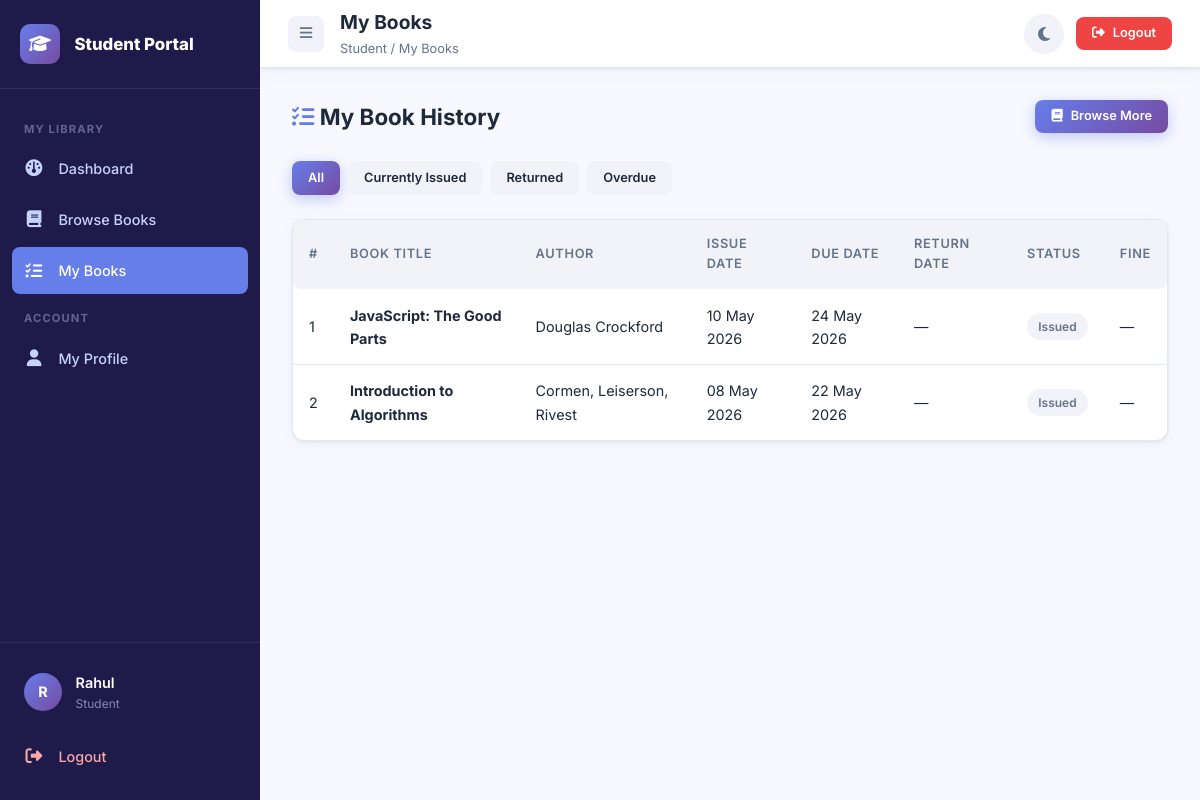
Screenshot of /student/my_books.php (signed in) with the database file from the repository.
### tables this page shows
CREATE TABLE IF NOT EXISTS issued_books (
    id INT AUTO_INCREMENT PRIMARY KEY,
    user_id INT NOT NULL,
    book_id INT NOT NULL,
    issue_date DATE NOT NULL,
    due_date DATE NOT NULL,
    return_date DATE DEFAULT NULL,
    status ENUM('issued','returned','overdue') DEFAULT 'issued',
    issued_by INT,
    created_at TIMESTAMP DEFAULT CURRENT_TIMESTAMP,
    FOREIGN KEY (user_id) REFERENCES users(id) ON DELETE CASCADE,
    FOREIGN KEY (book_id) REFERENCES books(id) ON DELETE CASCADE
);

CREATE TABLE IF NOT EXISTS books (
    id INT AUTO_INCREMENT PRIMARY KEY,
    title VARCHAR(255) NOT NULL,
    author VARCHAR(150) NOT NULL,
    isbn VARCHAR(20) UNIQUE,
    category_id INT,
    publisher VARCHAR(150),
    year YEAR,
    total_copies INT DEFAULT 1,
    available_copies INT DEFAULT 1,
    description TEXT,
    cover_image VARCHAR(255) DEFAULT 'default_book.png',
    location VARCHAR(100),
    created_at TIMESTAMP DEFAULT CURRENT_TIMESTAMP,
    FOREIGN KEY (category_id) REFERENCES categories(id) ON DELETE SET NULL
);

### student/my_books.php (the view, shortened to what this page needs)
<?php
require_once '../includes/functions.php';
$uid    = $_SESSION['user_id'];
$status = sanitize($_GET['status'] ?? '');
$books  = getStudentIssuedBooks($pdo, $uid);
?>
<!DOCTYPE html>
<html lang="en">
<head>
  <link rel="stylesheet" href="../assets/css/style.css"/>
  <link rel="stylesheet" href="../assets/css/dashboard.css"/>
  <link rel="stylesheet" href="https://cdnjs.cloudflare.com/ajax/libs/font-awesome/6.5.0/css/all.min.css"/>
</head>
<body>
<div class="dashboard-layout">
  <?php include '_sidebar.php'; ?>
  <div class="main-content">
    <header class="topbar">
      <div class="topbar-left">
        <button id="toggle-sidebar"><i class="fa-solid fa-bars"></i></button>
        <div><div class="page-title">My Books</div><div class="breadcrumb">Student / My Books</div></div>
      </div>
      <div class="topbar-right">
        <button class="btn-icon" id="dark-mode-toggle"><i class="fa-solid fa-moon"></i></button>
        <a href="../logout.php" class="btn btn-danger btn-sm"><i class="fa-solid fa-right-from-bracket"></i> Logout</a>
      </div>
    </header>
    <div class="content-area">
      <div class="page-header">
        <h2><i class="fa-solid fa-list-check" style="color:var(--primary)"></i> My Book History</h2>
        <a href="browse_books.php" class="btn btn-primary btn-sm"><i class="fa-solid fa-book"></i> Browse More</a>
      </div>
      <div style="display:flex;gap:.5rem;margin-bottom:1.5rem;flex-wrap:wrap;">
        <?php foreach([''=>'All','issued'=>'Currently Issued','returned'=>'Returned','overdue'=>'Overdue'] as $val => $lbl): ?>
          <a href="?status=<?= $val ?>"
             class="btn btn-sm <?= ($status === $val) ? 'btn-primary' : 'btn-secondary' ?>">
            <?= $lbl ?>
          </a>
        <?php endforeach; ?>
      </div>
      <div class="card" style="padding:0;">
        <div class="table-wrapper">
          <table>
            <thead>
              <tr><th>#</th><th>Book Title</th><th>Author</th><th>Issue Date</th><th>Due Date</th><th>Return Date</th><th>Status</th><th>Fine</th></tr>
            </thead>
            <tbody>
              <?php if(empty($books)): ?>
                <tr><td colspan="8" style="text-align:center;padding:2.5rem;color:var(--text-muted);">
                  <i class="fa-solid fa-book" style="font-size:2.5rem;opacity:.3;display:block;margin-bottom:.75rem"></i>
                  No books found in this category.
                </td></tr>
              <?php else: ?>
                <?php $i=1; foreach($books as $b):
                  $fine = ($b['status'] === 'overdue') ? calculateFine($b['due_date'], $b['return_date']) : 0;
                ?>
                <tr>
                  <td><?= $i++ ?></td>
                  <td><strong><?= htmlspecialchars($b['title']) ?></strong></td>
                  <td><?= htmlspecialchars($b['author']) ?></td>
                  <td><?= formatDate($b['issue_date']) ?></td>
                  <td>
                    <?= formatDate($b['due_date']) ?>
                  </td>
                  <td><?= $b['return_date'] ? formatDate($b['return_date']) : '—' ?></td>
                  <td><?= getStatusBadge($b['status']) ?></td>
                  <td><?= $fine > 0 ? '<span class="text-danger fw-bold">₹'.$fine.'</span>' : '—' ?></td>
                </tr>
                <?php endforeach; ?>
              <?php endif; ?>
            </tbody>
          </table>
        </div>
      </div>
    </div>
  </div>
</div>
</body>
</html>

### includes/functions.php (shortened to what this page needs)
<?php
function sanitize($input) {
    return htmlspecialchars(strip_tags(trim($input)), ENT_QUOTES, 'UTF-8');
}
function getStudentIssuedBooks($pdo, $user_id) {
    $stmt = $pdo->prepare(
        "SELECT ib.*, b.title, b.author, b.isbn, c.name as category_name
         FROM issued_books ib
         JOIN books b ON ib.book_id = b.id
         LEFT JOIN categories c ON b.category_id = c.id
         WHERE ib.user_id = ?
         ORDER BY ib.issue_date DESC"
    );
    $stmt->execute([$user_id]);
    return $stmt->fetchAll();
}
function formatDate($date) {
    return date('d M Y', strtotime($date));
}
function getStatusBadge($status) {
    $badges = [
        'issued'   => '<span class="badge badge-primary">Issued</span>',
        'returned' => '<span class="badge badge-success">Returned</span>',
        'overdue'  => '<span class="badge badge-danger">Overdue</span>',
    ];
    return $badges[$status] ?? '<span class="badge badge-secondary">' . ucfirst($status) . '</span>';
}
?>

### assets/css/style.css (style rules this page uses)
:root { --primary: #667eea; --primary-dark: #5a6fd6; --secondary: #764ba2; --accent: #f093fb; --gradient: linear-gradient(135deg, #667eea 0%, #764ba2 100%); --gradient-soft: linear-gradient(135deg, #f5f7ff 0%, #f0f0ff 100%); --success: #10b981; --warning: #f59e0b; --danger: #ef4444; --info: #3b82f6; --bg: #f8f9fe; --surface: #ffffff; --surface2: #f1f3f9; --border: #e2e8f0; --text: #1e293b; --text-muted: #64748b; --text-light: #94a3b8; --sidebar-bg: #1e1b4b; --sidebar-text: #c7d2fe; --sidebar-active: #667eea; --shadow: 0 1px 3px rgba(0,0,0,.08), 0 4px 16px rgba(102,126,234,.08); --shadow-lg: 0 8px 32px rgba(102,126,234,.18); --radius: 12px; --radius-sm: 8px; --radius-lg: 20px; --transition: all .25s cubic-bezier(.4,0,.2,1); }
*, *::before, *::after { box-sizing: border-box; margin: 0; padding: 0; }
html { scroll-behavior: smooth; }
body { font-family: 'Inter', sans-serif; background: var(--bg); color: var(--text); line-height: 1.6; transition: var(--transition); }
a { text-decoration: none; color: var(--primary); transition: var(--transition); }
h1,h2,h3,h4,h5,h6 { font-weight: 700; color: var(--text); line-height: 1.3; }
h2 { font-size: clamp(1.5rem, 3vw, 2.5rem); }
.btn-icon { width: 40px; height: 40px; border-radius: 50%; border: none; background: var(--surface2); color: var(--text-muted); cursor: pointer; font-size: 1rem; display: flex; align-items: center; justify-content: center; transition: var(--transition); }
.btn { display: inline-flex; align-items: center; gap: .5rem; padding: .65rem 1.5rem; border-radius: var(--radius-sm); font-size: .9rem; font-weight: 600; cursor: pointer; border: none; transition: var(--transition); text-decoration: none; white-space: nowrap; }
.btn-primary { background: var(--gradient); color: white; box-shadow: 0 4px 15px rgba(102,126,234,.4); }
.btn-secondary { background: var(--surface2); color: var(--text); }
.btn-danger { background: var(--danger); color: white; }
.btn-sm { padding: .4rem 1rem; font-size: .8rem; }
.card { background: var(--surface); border-radius: var(--radius); box-shadow: var(--shadow); border: 1px solid var(--border); padding: 1.5rem; transition: var(--transition); }
.badge { display: inline-flex; align-items: center; padding: .25rem .7rem; border-radius: 50px; font-size: .75rem; font-weight: 600; }
.badge-secondary { background: var(--surface2); color: var(--text-muted); }
.table-wrapper { overflow-x: auto; border-radius: var(--radius); }
table { width: 100%; border-collapse: collapse; }
thead th { padding: .9rem 1rem; text-align: left; background: var(--surface2); color: var(--text-muted); font-size: .8rem; font-weight: 600; text-transform: uppercase; letter-spacing: .05em; }
thead th:first-child { border-radius: var(--radius-sm) 0 0 var(--radius-sm); }
thead th:last-child { border-radius: 0 var(--radius-sm) var(--radius-sm) 0; }
tbody tr { border-bottom: 1px solid var(--border); transition: var(--transition); }
tbody td { padding: .9rem 1rem; font-size: .9rem; color: var(--text); }
tbody tr:last-child { border-bottom: none; }

### assets/css/dashboard.css (style rules this page uses)
.dashboard-layout { display: flex; min-height: 100vh; background: var(--bg); }
.main-content { margin-left: 260px; flex: 1; display: flex; flex-direction: column; transition: var(--transition); min-height: 100vh; }
.topbar { height: 68px; background: var(--surface); border-bottom: 1px solid var(--border); display: flex; align-items: center; padding: 0 1.75rem; gap: 1rem; position: sticky; top: 0; z-index: 90; box-shadow: var(--shadow); }
.topbar-left { display: flex; align-items: center; gap: 1rem; }
.topbar-right { display: flex; align-items: center; gap: .75rem; margin-left: auto; }
.page-title { font-size: 1.2rem; font-weight: 700; color: var(--text); }
.breadcrumb { font-size: .8rem; color: var(--text-muted); margin-top: .1rem; }
#toggle-sidebar { width: 36px; height: 36px; border-radius: var(--radius-sm); border: none; background: var(--surface2); color: var(--text-muted); cursor: pointer; font-size: .9rem; display: flex; align-items: center; justify-content: center; transition: var(--transition); }
.content-area { padding: 2rem; flex: 1; }
.page-header { display: flex; align-items: center; justify-content: space-between; margin-bottom: 1.75rem; flex-wrap: wrap; gap: 1rem; }
.page-header h2 { font-size: 1.4rem; }

### rows the page displays
issued_books: book.title "JavaScript: The Good Parts", book.author "Douglas Crockford", issue_date "10 May 2026", due_date "24 May 2026", status "Issued"
issued_books: book.title "Introduction to Algorithms", book.author "Cormen, Leiserson, Rivest", issue_date "08 May 2026", due_date "22 May 2026", status "Issued"

### other values shown
substr($_SESSION['user_name'] ?? 'S', 0, 1) "R"
explode(' ', $_SESSION['user_name'] ?? 'Student')[0] "Rahul"
$lbl "All"
$lbl "Currently Issued"
$lbl "Returned"
$lbl "Overdue"
